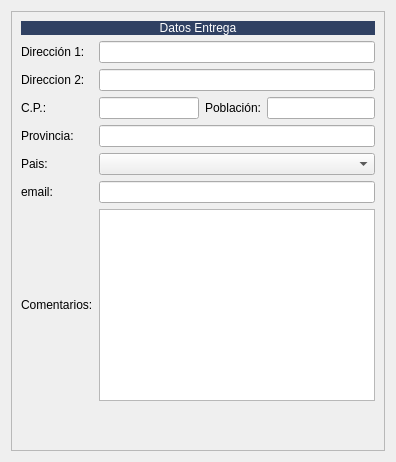
         <widget class="QWidget" name="tab">
          <attribute name="title">
           <string>Datos de envio</string>
          </attribute>
          <layout class="QGridLayout" name="gridLayout_7">
           <item row="0" column="0">
            <widget class="QFrame" name="frame_3">
             <property name="minimumSize">
              <size>
               <width>9</width>
               <height>29</height>
              </size>
             </property>
             <property name="frameShape">
              <enum>QFrame::StyledPanel</enum>
             </property>
             <property name="frameShadow">
              <enum>QFrame::Raised</enum>
             </property>
             <layout class="QGridLayout" name="gridLayout_8">
              <item row="3" column="1">
               <widget class="QLineEdit" name="txtCp_entrega">
                <property name="minimumSize">
                 <size>
                  <width>100</width>
                  <height>0</height>
                 </size>
                </property>
                <property name="maximumSize">
                 <size>
                  <width>100</width>
                  <height>16777215</height>
                 </size>
                </property>
                <property name="placeholderText">
                 <string/>
                </property>
               </widget>
              </item>
              <item row="2" column="1" colspan="3">
               <widget class="QLineEdit" name="txtDireccion2_entrega"/>
              </item>
              <item row="3" column="3">
               <widget class="QLineEdit" name="txtPoblacion_entrega"/>
              </item>
              <item row="5" column="0">
               <widget class="QLabel" name="label_34">
                <property name="text">
                 <string>Pais:</string>
                </property>
               </widget>
              </item>
              <item row="6" column="1" colspan="3">
               <widget class="QLineEdit" name="txtemail_alternativa"/>
              </item>
              <item row="0" column="0" colspan="4">
               <widget class="QLabel" name="label_35">
                <property name="maximumSize">
                 <size>
                  <width>16777215</width>
                  <height>27</height>
                 </size>
                </property>
                <property name="styleSheet">
                 <string notr="true">background-color: #304163;
color: rgb(255, 255, 255);</string>
                </property>
                <property name="text">
                 <string>Datos Entrega</string>
                </property>
                <property name="alignment">
                 <set>Qt::AlignCenter</set>
                </property>
               </widget>
              </item>
              <item row="3" column="0">
               <widget class="QLabel" name="label_32">
                <property name="text">
                 <string>C.P.:</string>
                </property>
               </widget>
              </item>
              <item row="8" column="0">
               <widget class="QLabel" name="label_54">
                <property name="text">
                 <string>Comentarios:</string>
                </property>
               </widget>
              </item>
              <item row="9" column="1">
               <spacer name="verticalSpacer_4">
                <property name="orientation">
                 <enum>Qt::Vertical</enum>
                </property>
                <property name="sizeHint" stdset="0">
                 <size>
                  <width>20</width>
                  <height>40</height>
                 </size>
                </property>
               </spacer>
              </item>
              <item row="2" column="0">
               <widget class="QLabel" name="label_19">
                <property name="text">
                 <string>Direccion 2:</string>
                </property>
               </widget>
              </item>
              <item row="4" column="0">
               <widget class="QLabel" name="label_33">
                <property name="text">
                 <string>Provincia:</string>
                </property>
               </widget>
              </item>
              <item row="1" column="1" colspan="3">
               <widget class="QLineEdit" name="txtDireccion1_entrega"/>
              </item>
              <item row="1" column="0">
               <widget class="QLabel" name="label_31">
                <property name="text">
                 <string>Dirección 1:</string>
                </property>
               </widget>
              </item>
              <item row="8" column="1" colspan="3">
               <widget class="QTextEdit" name="txtcomentarios_alternativa"/>
              </item>
              <item row="6" column="0">
               <widget class="QLabel" name="label_53">
                <property name="text">
                 <string>email:</string>
                </property>
               </widget>
              </item>
              <item row="3" column="2">
               <widget class="QLabel" name="label_24">
                <property name="text">
                 <string>Población:</string>
                </property>
               </widget>
              </item>
              <item row="4" column="1" colspan="3">
               <widget class="QLineEdit" name="txtProvincia_entrega"/>
              </item>
              <item row="5" column="1" colspan="3">
               <widget class="QComboBox" name="cboPais_entrega"/>
              </item>
             </layout>
            </widget>
           </item>
          </layout>
         </widget>
